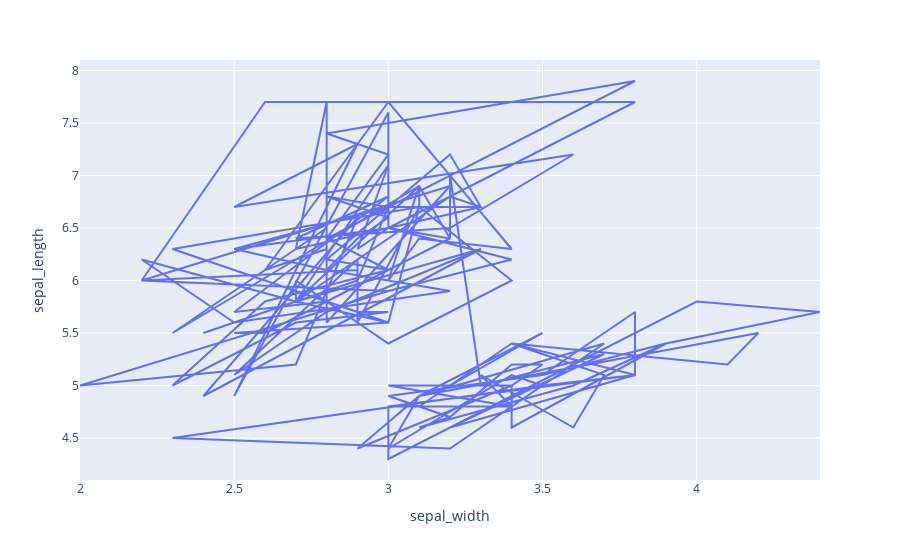

The notebook cell this image was saved under:
### Markdown cell above
### Line plot

### Code cell
fig = px.line(df, x="sepal_width", y="sepal_length")
fig.show()

### Figure 1 — Plotly figure (JSON) as saved in the notebook; plotly's stock layout.template omitted (floating-point values rounded to 4 significant figures; data arrays with more than 128 entries replaced by an {"elided": "..."} marker saying what was removed)
{"data": [{"hovertemplate": "sepal_width=%{x}<br>sepal_length=%{y}<extra></extra>", "legendgroup": "", "line": {"color": "#636efa", "dash": "solid"}, "marker": {"symbol": "circle"}, "mode": "lines", "name": "", "orientation": "v", "showlegend": false, "type": "scatter", "x": {"elided": "150 float values"}, "xaxis": "x", "y": {"elided": "150 float values"}, "yaxis": "y"}], "layout": {"legend": {"tracegroupgap": 0}, "margin": {"t": 60}, "xaxis": {"anchor": "y", "domain": [0, 1], "title": {"text": "sepal_width"}}, "yaxis": {"anchor": "x", "domain": [0, 1], "title": {"text": "sepal_length"}}}}
